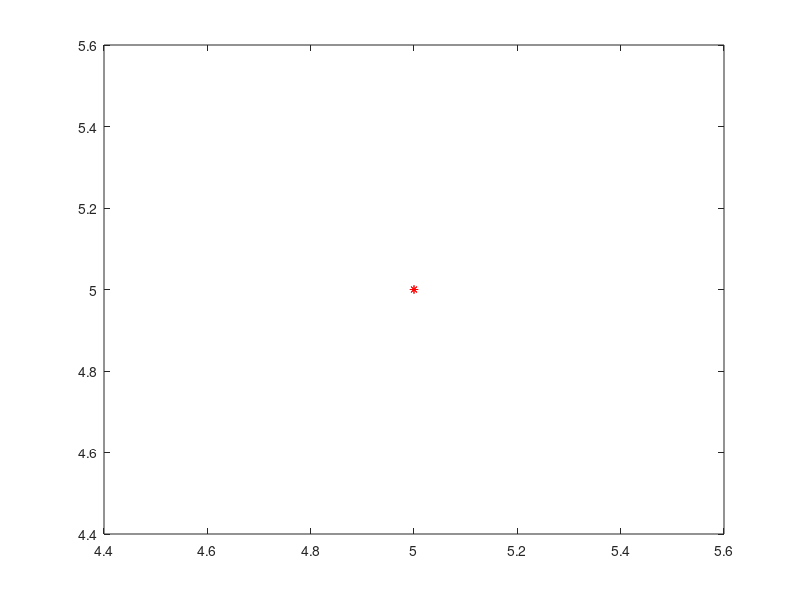

The MATLAB script that drew this image:
points=[];

printf("Centre's X: ");
variableXtemp=input(' ');
printf("Centre's Y: ");
variableYtemp=input(' ');
centre=[variableXtemp variableYtemp];

printf("Initial Vector's Starting X: ");
variableXtemp=input(' ');
printf("Initial Vector's Starting Y: ");
variableYtemp=input(' ');
points=[points;variableXtemp variableYtemp];
printf("Initial Vector's Final X: ");
variableXtemp=input(' ');
printf("Initial Vector's Final Y: ");
variableYtemp=input(' ');
points=[points;variableXtemp variableYtemp];
%all data necessary has been introduced to the system
plot([points(1,1) points(2,1)],[points(1,2) points(2,2)], 'r*')